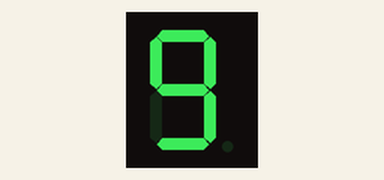
Simulated run of this sketch. Board: Arduino Uno, built with avr-gcc and run on an emulated ATmega328P. Shown: 1-digit seven-segment display. Wiring (inferred from the names in the program): 1-digit 7-segment display, segments lit when LOW: segments pin 9, pin 10, pin 13, pin 7, pin 11, pin 8, pin 12. The segment pins are drawn as the display they are named for.

Above: at 0.1 s.
At 1.1 s:
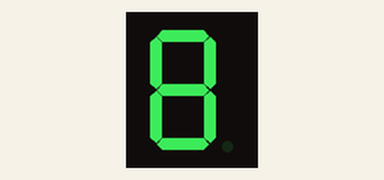
At 2.1 s:
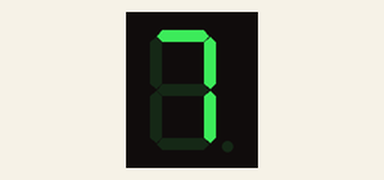
At 5.1 s:
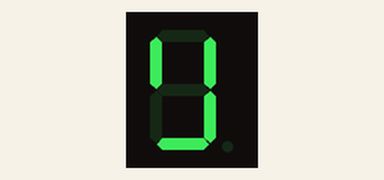
At 7.1 s:
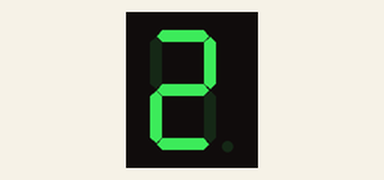
At 9.1 s:
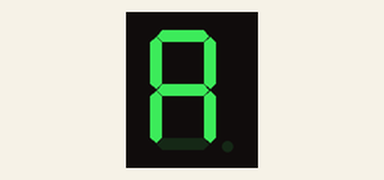

Measured:
- by itself, everything shown: repeats every 10.0 s, in 20 steps
- what the display in image 0 shows lasts 1.0 s, from 0.0 s to 1.0 s

The sketch:

_4.ino
```cpp
const int Sigment1 = 7;
const int Sigment2 = 8;
const int Sigment3 = 9;
const int Sigment4 = 10;
const int Sigment5 = 11;
const int Sigment6 = 12;
const int Sigment7 = 13;

const int Waiter = 1000;

void setup(){
  pinMode(Sigment4, OUTPUT);
  pinMode(Sigment7, OUTPUT);
  pinMode(Sigment3, OUTPUT);
  pinMode(Sigment1, OUTPUT);
  pinMode(Sigment5, OUTPUT);
  pinMode(Sigment6, OUTPUT);
  pinMode(Sigment2, OUTPUT);
}

void loop(){
  delay(10);
  nine();
  delay(Waiter);
  eight();
  delay(Waiter);
  seven();
  delay(Waiter);
  six();
  delay(Waiter);
  five();
  delay(Waiter);
  four();
  delay(Waiter);
  three();
  delay(Waiter);
  two();
  delay(Waiter);
  one();
  delay(Waiter);
  zero();
  delay(Waiter);
}

void enableAll(){
  digitalWrite(Sigment1, HIGH);
  digitalWrite(Sigment2, HIGH);
  digitalWrite(Sigment3, HIGH);
  digitalWrite(Sigment4, HIGH);
  digitalWrite(Sigment5, HIGH);
  digitalWrite(Sigment6, HIGH);
  digitalWrite(Sigment7, HIGH);
}

void one(){
  enableAll();
  delay(3);

  digitalWrite(Sigment4, LOW);
  digitalWrite(Sigment7, LOW);
}

void two(){
  enableAll();
  delay(3);

  digitalWrite(Sigment4, LOW);
  digitalWrite(Sigment3, LOW);
  digitalWrite(Sigment1, LOW);
  digitalWrite(Sigment5, LOW);
  digitalWrite(Sigment6, LOW);
}

void three(){
  enableAll();
  delay(3);

  digitalWrite(Sigment4, LOW);
  digitalWrite(Sigment7, LOW);
  digitalWrite(Sigment6, LOW);
  digitalWrite(Sigment1, LOW);
  digitalWrite(Sigment3, LOW);
}

void four(){
  enableAll();
  delay(3);

  digitalWrite(Sigment2, LOW);
  digitalWrite(Sigment4, LOW);
  digitalWrite(Sigment7, LOW);
  digitalWrite(Sigment1, LOW);
}

void five(){
  enableAll();
  delay(3);

  digitalWrite(Sigment1, LOW);
  digitalWrite(Sigment3, LOW);
  digitalWrite(Sigment4, LOW);
  digitalWrite(Sigment5, LOW);
  digitalWrite(Sigment6, LOW);
}

void six(){
  enableAll();
  delay(3);

  digitalWrite(Sigment1, LOW);
  digitalWrite(Sigment2, LOW);
  digitalWrite(Sigment3, LOW);
  digitalWrite(Sigment5, LOW);
  digitalWrite(Sigment6, LOW);
  digitalWrite(Sigment7, LOW);
}

void seven(){
  enableAll();
  delay(3);

  digitalWrite(Sigment4, LOW);
  digitalWrite(Sigment7, LOW);
  digitalWrite(Sigment3, LOW);
}

void eight(){
  enableAll();
  delay(3);

  digitalWrite(Sigment1, LOW);
  digitalWrite(Sigment2, LOW);
  digitalWrite(Sigment3, LOW);
  digitalWrite(Sigment4, LOW);
  digitalWrite(Sigment5, LOW);
  digitalWrite(Sigment6, LOW);
  digitalWrite(Sigment7, LOW);
}

void nine(){
  enableAll();
  delay(3);

  digitalWrite(Sigment1, LOW);
  digitalWrite(Sigment2, LOW);
  digitalWrite(Sigment3, LOW);
  digitalWrite(Sigment4, LOW);
  digitalWrite(Sigment6, LOW);
  digitalWrite(Sigment7, LOW);
}

void zero(){
  enableAll();
  delay(3);

  digitalWrite(Sigment2, LOW);
  digitalWrite(Sigment3, LOW);
  digitalWrite(Sigment4, LOW);
  digitalWrite(Sigment5, LOW);
  digitalWrite(Sigment6, LOW);
  digitalWrite(Sigment7, LOW);
}
```
